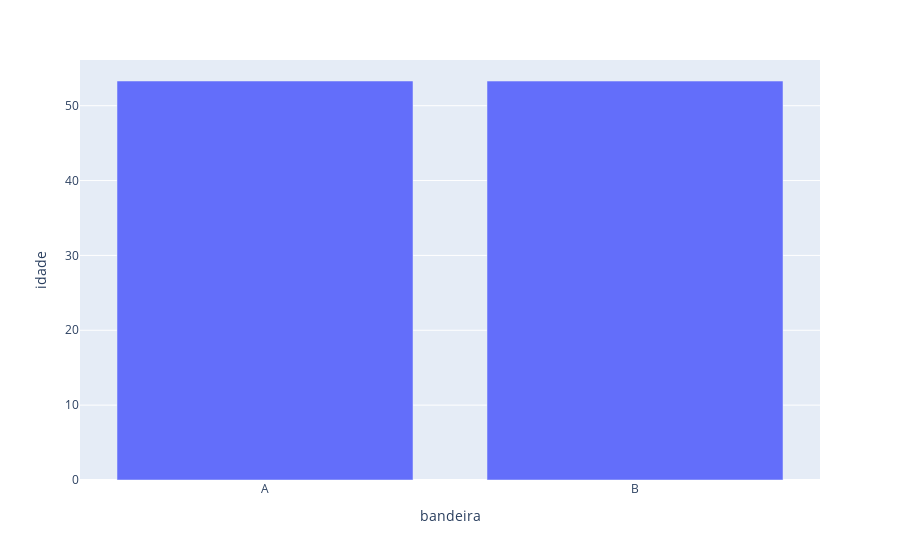

Notebook code cell kept with this figure:
### Code cell
px.bar(agg_idade_bandeira, x = 'bandeira', y = 'idade')

### Figure 1 — Plotly figure (JSON) as saved in the notebook; plotly's stock layout.template omitted (floating-point values rounded to 4 significant figures)
{"data": [{"alignmentgroup": "True", "hovertemplate": "bandeira=%{x}<br>idade=%{y}<extra></extra>", "legendgroup": "", "marker": {"color": "#636efa", "pattern": {"shape": ""}}, "name": "", "offsetgroup": "", "orientation": "v", "showlegend": false, "textposition": "auto", "type": "bar", "x": ["A", "B"], "xaxis": "x", "y": [53.3, 53.29], "yaxis": "y"}], "layout": {"barmode": "relative", "legend": {"tracegroupgap": 0}, "margin": {"t": 60}, "xaxis": {"anchor": "y", "domain": [0, 1], "title": {"text": "bandeira"}}, "yaxis": {"anchor": "x", "domain": [0, 1], "title": {"text": "idade"}}}}
